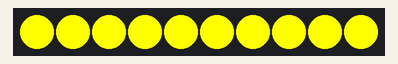
Recording of a sketch running on a simulated Arduino Uno, built with avr-gcc and run on an emulated ATmega328P. Shown: 10 RGB LEDs in strip order, left to right.

Above: at 0.1 s.
At 1.1 s:
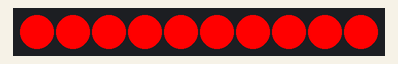
At 2.1 s:
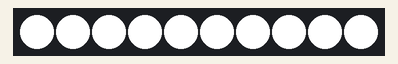
At 3.1 s:
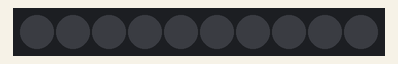

The sketch:

Neo_pixel_MJ2.ino
```cpp
#include <Adafruit_NeoPixel.h>

#define PIN_LED 4  //broche connexion Din de l'Arduino
#define LED_COUNT 10

// Parameter 1 = number of pixels in strip
// Parameter 2 = Arduino pin number (most are valid)
// Parameter 3 = pixel type flags, add together as needed:
//   NEO_KHZ800  800 KHz bitstream (most NeoPixel products w/WS2812 LEDs)
//   NEO_KHZ400  400 KHz (classic 'v1' (not v2) FLORA pixels, WS2811 drivers)
//   NEO_GRB     Pixels are wired for GRB bitstream (most NeoPixel products)
//   NEO_RGB     Pixels are wired for RGB bitstream (v1 FLORA pixels, not v2)
Adafruit_NeoPixel strip = Adafruit_NeoPixel(LED_COUNT, PIN_LED, NEO_GRB + NEO_KHZ800);

void setup() {
  strip.begin();
  strip.show(); // Initialize all pixels to 'off'
}

void loop() {
  //Allumer toutes les leds en vert
  for (int i=0; i<strip.numPixels(); i++) {
    long couleur = strip.Color(255, 255, 0);
    strip.setPixelColor(i, couleur);
  }
  strip.show();
  delay(1000);

  //Allumer toutes les leds en rouge
  for (int i=0; i<strip.numPixels(); i++) {
    long couleur = strip.Color(255, 0, 0);
    strip.setPixelColor(i, couleur);
  }
  strip.show();
  delay(1000);

  //Allumer toutes les leds en blanc
   for (int i=0; i<strip.numPixels(); i++) {
    long couleur = strip.Color(255, 255, 255);
    strip.setPixelColor(i, couleur);
  }
  strip.show();
  delay(1000);

  //Allumer toutes les leds en noir
   for (int i=0; i<strip.numPixels(); i++) {
    long couleur = strip.Color(0, 0, 0);
    strip.setPixelColor(i, couleur);
  }
  strip.show();
  delay(1000);
}
```

Measured:
- by itself, everything shown: repeats every 4.0 s, in 4 steps
- what the display in image 1 shows lasts 1.0 s, from 1.0 s to 2.0 s
